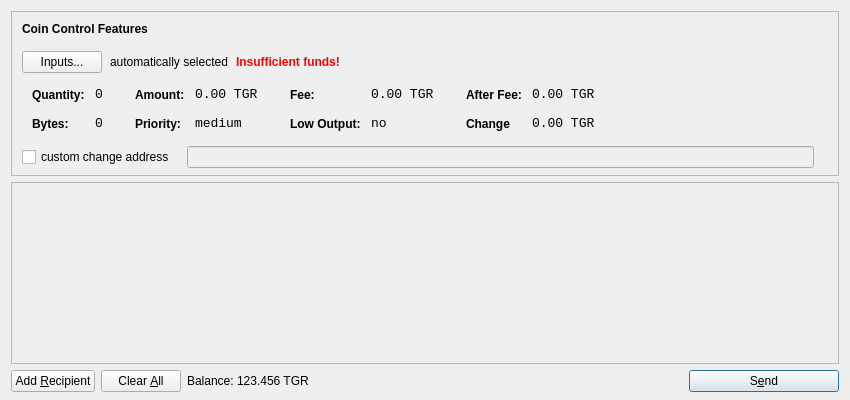
<?xml version="1.0" encoding="UTF-8"?>
<ui version="4.0">
 <class>SendCoinsDialog</class>
 <widget class="QDialog" name="SendCoinsDialog">
  <property name="geometry">
   <rect>
    <x>0</x>
    <y>0</y>
    <width>850</width>
    <height>400</height>
   </rect>
  </property>
  <property name="windowTitle">
   <string>Send Coins</string>
  </property>
  <layout class="QVBoxLayout" name="verticalLayout" stretch="0,1,0">
   <property name="bottomMargin">
    <number>8</number>
   </property>
   <item>
    <widget class="QFrame" name="frameCoinControl">
     <property name="sizePolicy">
      <sizepolicy hsizetype="Expanding" vsizetype="Expanding">
       <horstretch>0</horstretch>
       <verstretch>0</verstretch>
      </sizepolicy>
     </property>
     <property name="maximumSize">
      <size>
       <width>16777215</width>
       <height>16777215</height>
      </size>
     </property>
     <property name="frameShape">
      <enum>QFrame::StyledPanel</enum>
     </property>
     <property name="frameShadow">
      <enum>QFrame::Sunken</enum>
     </property>
     <layout class="QVBoxLayout" name="verticalLayoutCoinControl2">
      <property name="spacing">
       <number>6</number>
      </property>
      <property name="leftMargin">
       <number>0</number>
      </property>
      <property name="topMargin">
       <number>0</number>
      </property>
      <property name="rightMargin">
       <number>0</number>
      </property>
      <property name="bottomMargin">
       <number>6</number>
      </property>
      <item>
       <layout class="QVBoxLayout" name="verticalLayoutCoinControl" stretch="0,0,0,0,1">
        <property name="spacing">
         <number>0</number>
        </property>
        <property name="leftMargin">
         <number>10</number>
        </property>
        <property name="topMargin">
         <number>10</number>
        </property>
        <item>
         <layout class="QHBoxLayout" name="horizontalLayoutCoinControl1">
          <property name="bottomMargin">
           <number>15</number>
          </property>
          <item>
           <widget class="QLabel" name="labelCoinControlFeatures">
            <property name="sizePolicy">
             <sizepolicy hsizetype="Preferred" vsizetype="Maximum">
              <horstretch>0</horstretch>
              <verstretch>0</verstretch>
             </sizepolicy>
            </property>
            <property name="font">
             <font>
              <weight>75</weight>
              <bold>true</bold>
             </font>
            </property>
            <property name="styleSheet">
             <string notr="true">font-weight:bold;</string>
            </property>
            <property name="text">
             <string>Coin Control Features</string>
            </property>
           </widget>
          </item>
         </layout>
        </item>
        <item>
         <layout class="QHBoxLayout" name="horizontalLayoutCoinControl2" stretch="0,0,0,0">
          <property name="spacing">
           <number>8</number>
          </property>
          <property name="bottomMargin">
           <number>10</number>
          </property>
          <item>
           <widget class="QPushButton" name="pushButtonCoinControl">
            <property name="styleSheet">
             <string notr="true"/>
            </property>
            <property name="text">
             <string>Inputs...</string>
            </property>
           </widget>
          </item>
          <item>
           <widget class="QLabel" name="labelCoinControlAutomaticallySelected">
            <property name="text">
             <string>automatically selected</string>
            </property>
            <property name="margin">
             <number>5</number>
            </property>
           </widget>
          </item>
          <item>
           <widget class="QLabel" name="labelCoinControlInsuffFunds">
            <property name="font">
             <font>
              <weight>75</weight>
              <bold>true</bold>
             </font>
            </property>
            <property name="styleSheet">
             <string notr="true">color:red;font-weight:bold;</string>
            </property>
            <property name="text">
             <string>Insufficient funds!</string>
            </property>
            <property name="margin">
             <number>5</number>
            </property>
           </widget>
          </item>
          <item>
           <spacer name="horizontalSpacerCoinControl">
            <property name="orientation">
             <enum>Qt::Horizontal</enum>
            </property>
            <property name="sizeHint" stdset="0">
             <size>
              <width>40</width>
              <height>1</height>
             </size>
            </property>
           </spacer>
          </item>
         </layout>
        </item>
        <item>
         <widget class="QWidget" name="widgetCoinControl" native="true">
          <property name="sizePolicy">
           <sizepolicy hsizetype="Preferred" vsizetype="Preferred">
            <horstretch>0</horstretch>
            <verstretch>0</verstretch>
           </sizepolicy>
          </property>
          <property name="minimumSize">
           <size>
            <width>0</width>
            <height>0</height>
           </size>
          </property>
          <property name="styleSheet">
           <string notr="true"/>
          </property>
          <layout class="QHBoxLayout" name="horizontalLayoutCoinControl5">
           <property name="leftMargin">
            <number>0</number>
           </property>
           <property name="topMargin">
            <number>0</number>
           </property>
           <property name="rightMargin">
            <number>0</number>
           </property>
           <property name="bottomMargin">
            <number>0</number>
           </property>
           <item>
            <layout class="QHBoxLayout" name="horizontalLayoutCoinControl3" stretch="0,0,0,1">
             <property name="spacing">
              <number>20</number>
             </property>
             <property name="topMargin">
              <number>0</number>
             </property>
             <property name="bottomMargin">
              <number>10</number>
             </property>
             <item>
              <layout class="QFormLayout" name="formLayoutCoinControl1">
               <property name="horizontalSpacing">
                <number>10</number>
               </property>
               <property name="verticalSpacing">
                <number>14</number>
               </property>
               <property name="leftMargin">
                <number>10</number>
               </property>
               <property name="topMargin">
                <number>4</number>
               </property>
               <property name="rightMargin">
                <number>6</number>
               </property>
               <item row="0" column="0">
                <widget class="QLabel" name="labelCoinControlQuantityText">
                 <property name="styleSheet">
                  <string notr="true">font-weight:bold;</string>
                 </property>
                 <property name="text">
                  <string>Quantity:</string>
                 </property>
                 <property name="margin">
                  <number>0</number>
                 </property>
                </widget>
               </item>
               <item row="0" column="1">
                <widget class="QLabel" name="labelCoinControlQuantity">
                 <property name="font">
                  <font>
                   <family>Monospace</family>
                   <pointsize>10</pointsize>
                  </font>
                 </property>
                 <property name="cursor">
                  <cursorShape>IBeamCursor</cursorShape>
                 </property>
                 <property name="contextMenuPolicy">
                  <enum>Qt::ActionsContextMenu</enum>
                 </property>
                 <property name="text">
                  <string>0</string>
                 </property>
                 <property name="margin">
                  <number>0</number>
                 </property>
                 <property name="textInteractionFlags">
                  <set>Qt::LinksAccessibleByMouse|Qt::TextSelectableByKeyboard|Qt::TextSelectableByMouse</set>
                 </property>
                </widget>
               </item>
               <item row="1" column="0">
                <widget class="QLabel" name="labelCoinControlBytesText">
                 <property name="styleSheet">
                  <string notr="true">font-weight:bold;</string>
                 </property>
                 <property name="text">
                  <string>Bytes:</string>
                 </property>
                </widget>
               </item>
               <item row="1" column="1">
                <widget class="QLabel" name="labelCoinControlBytes">
                 <property name="font">
                  <font>
                   <family>Monospace</family>
                   <pointsize>10</pointsize>
                  </font>
                 </property>
                 <property name="cursor">
                  <cursorShape>IBeamCursor</cursorShape>
                 </property>
                 <property name="contextMenuPolicy">
                  <enum>Qt::ActionsContextMenu</enum>
                 </property>
                 <property name="text">
                  <string>0</string>
                 </property>
                 <property name="textInteractionFlags">
                  <set>Qt::LinksAccessibleByMouse|Qt::TextSelectableByKeyboard|Qt::TextSelectableByMouse</set>
                 </property>
                </widget>
               </item>
              </layout>
             </item>
             <item>
              <layout class="QFormLayout" name="formLayoutCoinControl2">
               <property name="horizontalSpacing">
                <number>10</number>
               </property>
               <property name="verticalSpacing">
                <number>14</number>
               </property>
               <property name="leftMargin">
                <number>6</number>
               </property>
               <property name="topMargin">
                <number>4</number>
               </property>
               <property name="rightMargin">
                <number>6</number>
               </property>
               <item row="0" column="0">
                <widget class="QLabel" name="labelCoinControlAmountText">
                 <property name="styleSheet">
                  <string notr="true">font-weight:bold;</string>
                 </property>
                 <property name="text">
                  <string>Amount:</string>
                 </property>
                 <property name="margin">
                  <number>0</number>
                 </property>
                </widget>
               </item>
               <item row="0" column="1">
                <widget class="QLabel" name="labelCoinControlAmount">
                 <property name="font">
                  <font>
                   <family>Monospace</family>
                   <pointsize>10</pointsize>
                  </font>
                 </property>
                 <property name="cursor">
                  <cursorShape>IBeamCursor</cursorShape>
                 </property>
                 <property name="contextMenuPolicy">
                  <enum>Qt::ActionsContextMenu</enum>
                 </property>
                 <property name="text">
                  <string>0.00 TGR</string>
                 </property>
                 <property name="textInteractionFlags">
                  <set>Qt::LinksAccessibleByMouse|Qt::TextSelectableByKeyboard|Qt::TextSelectableByMouse</set>
                 </property>
                </widget>
               </item>
               <item row="1" column="0">
                <widget class="QLabel" name="labelCoinControlPriorityText">
                 <property name="styleSheet">
                  <string notr="true">font-weight:bold;</string>
                 </property>
                 <property name="text">
                  <string>Priority:</string>
                 </property>
                </widget>
               </item>
               <item row="1" column="1">
                <widget class="QLabel" name="labelCoinControlPriority">
                 <property name="font">
                  <font>
                   <family>Monospace</family>
                   <pointsize>10</pointsize>
                  </font>
                 </property>
                 <property name="cursor">
                  <cursorShape>IBeamCursor</cursorShape>
                 </property>
                 <property name="contextMenuPolicy">
                  <enum>Qt::ActionsContextMenu</enum>
                 </property>
                 <property name="text">
                  <string>medium</string>
                 </property>
                 <property name="textInteractionFlags">
                  <set>Qt::LinksAccessibleByMouse|Qt::TextSelectableByKeyboard|Qt::TextSelectableByMouse</set>
                 </property>
                </widget>
               </item>
              </layout>
             </item>
             <item>
              <layout class="QFormLayout" name="formLayoutCoinControl3">
               <property name="horizontalSpacing">
                <number>10</number>
               </property>
               <property name="verticalSpacing">
                <number>14</number>
               </property>
               <property name="leftMargin">
                <number>6</number>
               </property>
               <property name="topMargin">
                <number>4</number>
               </property>
               <property name="rightMargin">
                <number>6</number>
               </property>
               <item row="0" column="0">
                <widget class="QLabel" name="labelCoinControlFeeText">
                 <property name="styleSheet">
                  <string notr="true">font-weight:bold;</string>
                 </property>
                 <property name="text">
                  <string>Fee:</string>
                 </property>
                 <property name="margin">
                  <number>0</number>
                 </property>
                </widget>
               </item>
               <item row="0" column="1">
                <widget class="QLabel" name="labelCoinControlFee">
                 <property name="font">
                  <font>
                   <family>Monospace</family>
                   <pointsize>10</pointsize>
                  </font>
                 </property>
                 <property name="cursor">
                  <cursorShape>IBeamCursor</cursorShape>
                 </property>
                 <property name="contextMenuPolicy">
                  <enum>Qt::ActionsContextMenu</enum>
                 </property>
                 <property name="text">
                  <string>0.00 TGR</string>
                 </property>
                 <property name="textInteractionFlags">
                  <set>Qt::LinksAccessibleByMouse|Qt::TextSelectableByKeyboard|Qt::TextSelectableByMouse</set>
                 </property>
                </widget>
               </item>
               <item row="1" column="0">
                <widget class="QLabel" name="labelCoinControlLowOutputText">
                 <property name="styleSheet">
                  <string notr="true">font-weight:bold;</string>
                 </property>
                 <property name="text">
                  <string>Low Output:</string>
                 </property>
                </widget>
               </item>
               <item row="1" column="1">
                <widget class="QLabel" name="labelCoinControlLowOutput">
                 <property name="font">
                  <font>
                   <family>Monospace</family>
                   <pointsize>10</pointsize>
                  </font>
                 </property>
                 <property name="cursor">
                  <cursorShape>IBeamCursor</cursorShape>
                 </property>
                 <property name="contextMenuPolicy">
                  <enum>Qt::ActionsContextMenu</enum>
                 </property>
                 <property name="text">
                  <string>no</string>
                 </property>
                 <property name="textInteractionFlags">
                  <set>Qt::LinksAccessibleByMouse|Qt::TextSelectableByKeyboard|Qt::TextSelectableByMouse</set>
                 </property>
                </widget>
               </item>
              </layout>
             </item>
             <item>
              <layout class="QFormLayout" name="formLayoutCoinControl4">
               <property name="horizontalSpacing">
                <number>10</number>
               </property>
               <property name="verticalSpacing">
                <number>14</number>
               </property>
               <property name="leftMargin">
                <number>6</number>
               </property>
               <property name="topMargin">
                <number>4</number>
               </property>
               <property name="rightMargin">
                <number>6</number>
               </property>
               <item row="0" column="0">
                <widget class="QLabel" name="labelCoinControlAfterFeeText">
                 <property name="styleSheet">
                  <string notr="true">font-weight:bold;</string>
                 </property>
                 <property name="text">
                  <string>After Fee:</string>
                 </property>
                 <property name="margin">
                  <number>0</number>
                 </property>
                </widget>
               </item>
               <item row="0" column="1">
                <widget class="QLabel" name="labelCoinControlAfterFee">
                 <property name="font">
                  <font>
                   <family>Monospace</family>
                   <pointsize>10</pointsize>
                  </font>
                 </property>
                 <property name="cursor">
                  <cursorShape>IBeamCursor</cursorShape>
                 </property>
                 <property name="contextMenuPolicy">
                  <enum>Qt::ActionsContextMenu</enum>
                 </property>
                 <property name="text">
                  <string>0.00 TGR</string>
                 </property>
                 <property name="textInteractionFlags">
                  <set>Qt::LinksAccessibleByMouse|Qt::TextSelectableByKeyboard|Qt::TextSelectableByMouse</set>
                 </property>
                </widget>
               </item>
               <item row="1" column="0">
                <widget class="QLabel" name="labelCoinControlChangeText">
                 <property name="styleSheet">
                  <string notr="true">font-weight:bold;</string>
                 </property>
                 <property name="text">
                  <string>Change</string>
                 </property>
                </widget>
               </item>
               <item row="1" column="1">
                <widget class="QLabel" name="labelCoinControlChange">
                 <property name="font">
                  <font>
                   <family>Monospace</family>
                   <pointsize>10</pointsize>
                  </font>
                 </property>
                 <property name="cursor">
                  <cursorShape>IBeamCursor</cursorShape>
                 </property>
                 <property name="contextMenuPolicy">
                  <enum>Qt::ActionsContextMenu</enum>
                 </property>
                 <property name="text">
                  <string>0.00 TGR</string>
                 </property>
                 <property name="textInteractionFlags">
                  <set>Qt::LinksAccessibleByMouse|Qt::TextSelectableByKeyboard|Qt::TextSelectableByMouse</set>
                 </property>
                </widget>
               </item>
              </layout>
             </item>
            </layout>
           </item>
          </layout>
         </widget>
        </item>
        <item>
         <layout class="QHBoxLayout" name="horizontalLayoutCoinControl4" stretch="0,0,0">
          <property name="spacing">
           <number>12</number>
          </property>
          <property name="sizeConstraint">
           <enum>QLayout::SetDefaultConstraint</enum>
          </property>
          <property name="topMargin">
           <number>5</number>
          </property>
          <property name="rightMargin">
           <number>5</number>
          </property>
          <item>
           <widget class="QCheckBox" name="checkBoxCoinControlChange">
            <property name="text">
             <string>custom change address</string>
            </property>
           </widget>
          </item>
          <item>
           <widget class="QLineEdit" name="lineEditCoinControlChange">
            <property name="enabled">
             <bool>false</bool>
            </property>
            <property name="sizePolicy">
             <sizepolicy hsizetype="Expanding" vsizetype="Fixed">
              <horstretch>0</horstretch>
              <verstretch>0</verstretch>
             </sizepolicy>
            </property>
           </widget>
          </item>
          <item>
           <widget class="QLabel" name="labelCoinControlChangeLabel">
            <property name="sizePolicy">
             <sizepolicy hsizetype="Preferred" vsizetype="Expanding">
              <horstretch>0</horstretch>
              <verstretch>0</verstretch>
             </sizepolicy>
            </property>
            <property name="minimumSize">
             <size>
              <width>0</width>
              <height>0</height>
             </size>
            </property>
            <property name="text">
             <string/>
            </property>
            <property name="margin">
             <number>3</number>
            </property>
           </widget>
          </item>
         </layout>
        </item>
        <item>
         <spacer name="verticalSpacerCoinControl">
          <property name="orientation">
           <enum>Qt::Vertical</enum>
          </property>
          <property name="sizeHint" stdset="0">
           <size>
            <width>800</width>
            <height>1</height>
           </size>
          </property>
         </spacer>
        </item>
       </layout>
      </item>
     </layout>
    </widget>
   </item>
   <item>
    <widget class="QScrollArea" name="scrollArea">
     <property name="widgetResizable">
      <bool>true</bool>
     </property>
     <widget class="QWidget" name="scrollAreaWidgetContents">
      <property name="geometry">
       <rect>
        <x>0</x>
        <y>0</y>
        <width>830</width>
        <height>152</height>
       </rect>
      </property>
      <layout class="QVBoxLayout" name="verticalLayout_2">
       <property name="leftMargin">
        <number>0</number>
       </property>
       <property name="topMargin">
        <number>0</number>
       </property>
       <property name="rightMargin">
        <number>0</number>
       </property>
       <property name="bottomMargin">
        <number>0</number>
       </property>
       <item>
        <layout class="QVBoxLayout" name="entries">
         <property name="spacing">
          <number>6</number>
         </property>
        </layout>
       </item>
       <item>
        <spacer name="verticalSpacer">
         <property name="orientation">
          <enum>Qt::Vertical</enum>
         </property>
         <property name="sizeHint" stdset="0">
          <size>
           <width>20</width>
           <height>40</height>
          </size>
         </property>
        </spacer>
       </item>
      </layout>
     </widget>
    </widget>
   </item>
   <item>
    <layout class="QHBoxLayout" name="horizontalLayout">
     <item>
      <widget class="QPushButton" name="addButton">
       <property name="toolTip">
        <string>Send to multiple recipients at once</string>
       </property>
       <property name="text">
        <string>Add &amp;Recipient</string>
       </property>
       <property name="icon">
        <iconset resource="../bitcoin.qrc">
         <normaloff>:/icons/add</normaloff>:/icons/add</iconset>
       </property>
       <property name="autoDefault">
        <bool>false</bool>
       </property>
      </widget>
     </item>
     <item>
      <widget class="QPushButton" name="clearButton">
       <property name="sizePolicy">
        <sizepolicy hsizetype="Minimum" vsizetype="Fixed">
         <horstretch>0</horstretch>
         <verstretch>0</verstretch>
        </sizepolicy>
       </property>
       <property name="toolTip">
        <string>Remove all transaction fields</string>
       </property>
       <property name="text">
        <string>Clear &amp;All</string>
       </property>
       <property name="icon">
        <iconset resource="../bitcoin.qrc">
         <normaloff>:/icons/remove</normaloff>:/icons/remove</iconset>
       </property>
       <property name="autoRepeatDelay">
        <number>300</number>
       </property>
       <property name="autoDefault">
        <bool>false</bool>
       </property>
      </widget>
     </item>
     <item>
      <layout class="QHBoxLayout" name="horizontalLayout_2">
       <property name="spacing">
        <number>3</number>
       </property>
       <item>
        <widget class="QLabel" name="label">
         <property name="sizePolicy">
          <sizepolicy hsizetype="Preferred" vsizetype="Fixed">
           <horstretch>0</horstretch>
           <verstretch>0</verstretch>
          </sizepolicy>
         </property>
         <property name="text">
          <string>Balance:</string>
         </property>
        </widget>
       </item>
       <item>
        <widget class="QLabel" name="labelBalance">
         <property name="sizePolicy">
          <sizepolicy hsizetype="Preferred" vsizetype="Fixed">
           <horstretch>0</horstretch>
           <verstretch>0</verstretch>
          </sizepolicy>
         </property>
         <property name="cursor">
          <cursorShape>IBeamCursor</cursorShape>
         </property>
         <property name="text">
          <string>123.456 TGR</string>
         </property>
         <property name="textInteractionFlags">
          <set>Qt::LinksAccessibleByMouse|Qt::TextSelectableByKeyboard|Qt::TextSelectableByMouse</set>
         </property>
        </widget>
       </item>
      </layout>
     </item>
     <item>
      <spacer name="horizontalSpacer">
       <property name="orientation">
        <enum>Qt::Horizontal</enum>
       </property>
       <property name="sizeHint" stdset="0">
        <size>
         <width>40</width>
         <height>20</height>
        </size>
       </property>
      </spacer>
     </item>
     <item>
      <widget class="QPushButton" name="sendButton">
       <property name="minimumSize">
        <size>
         <width>150</width>
         <height>0</height>
        </size>
       </property>
       <property name="toolTip">
        <string>Confirm the send action</string>
       </property>
       <property name="text">
        <string>S&amp;end</string>
       </property>
       <property name="icon">
        <iconset resource="../bitcoin.qrc">
         <normaloff>:/icons/send</normaloff>:/icons/send</iconset>
       </property>
       <property name="default">
        <bool>true</bool>
       </property>
      </widget>
     </item>
    </layout>
   </item>
  </layout>
 </widget>
 <resources>
  <include location="../bitcoin.qrc"/>
 </resources>
 <connections/>
</ui>
